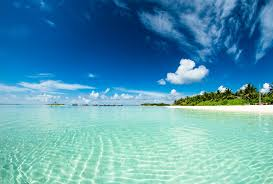
#> input picture way 2/1.jpg, 273 x 184 px
$ python swmo.py
#> lines starting #> are read from the running program, lines starting #| are printed output that depends on the picture
from PIL import Image
import numpy as np
import cv2


def imgData(image):
                                      #this function returns pixel value of image in form of array
#> called with image = '1.jpg'
    image = Image.open(image)
#> image is the input picture: PIL image 273x184 RGB; mean R, G, B 87.7, 155.4, 178
    image = np.array(image)
    dataSize = image.shape
#> dataSize = (184, 273, 3)
    data_1d = image.ravel()
    return dataSize, data_1d

def message(textFile):                      #this function is use to convert text message into ascii - binary

    f = open(textFile, 'r')
    mytext = f.read()
    length = str(bin(len(mytext)))
    length = length[2:].zfill(10)                  # $$$$ by changing the value of Zfill, user can input that number of character
                                                   # $$$$ for eg.  zfill(10) --> 2^10 = 1024 character
    binarytxt = str(bin(int.from_bytes(mytext.encode(), 'big')))    #8bit
    binarytxt = length + binarytxt[2:]
    binarytxt = [int(x) for x in list(binarytxt)]
    return binarytxt

def evenConvt(value):                            #function converts odd number into even in given range

    value = value + 1
    return max(0, min(254, value))

def oddConvt(value):                             #function converts even number into odd in given range

    value = value + 1
    return max(0, min(255, value))

def encode(imgData , messageData, shape):       #encode message in given image and return staganograpy img

    for i in range(len(messageData)):
        val = imgData[i] % 2
        if messageData[i] == 1:
            if val == 1: pass
            else: imgData[i] = oddConvt(imgData[i])
        else:
            if val == 0: pass
            else: imgData[i] = evenConvt(imgData[i])
    img_3d = imgData.reshape(shape)
    return img_3d

def decode(imgData):

    image = Image.open(imgData)
    image = np.array(image)
    data_1d = image.ravel()
    strData = ""
    length = ""
    for i in range(10):                                       # $$$$ value of range should be equal to vaue of zfill parameter
        val = data_1d[i] % 2
        length += str(val)
    length = '0b' + length
    length = int(length,2)
    length_1 = length * 8 + 9
    for i in range(10, length_1):                       #(number of chracter multiply by 8) minus 1    .... let consider (61 character)*8 minus 1 = 487
        val = data_1d[i] % 2
        strData += str(val)
    strData = '0b' + strData
    n = int(strData, 2)
    asciiData = n.to_bytes((n.bit_length() + 7) // 8, 'big').decode()
    print(asciiData)

if __name__ == '__main__':
    data_Length ,img_Data = imgData('1.jpg')
#> data_Length = (184, 273, 3)
    message_Data = message('message.txt')
#> (reads way 2/message.txt from the repository)
    img_age = encode(img_Data, message_Data, data_Length)
#> the loop in encode, `for i in range(len(messageData)):` made 105 passes
#> val on passes 1, 3, 4, 6, 8, 9, 10, 11, 13, 14, 15, 16: 0, 0, 0, 0, 1, 0, 0, 1, 0, 1, 0, 0
#> val on passes 2, 5, 7, 12, 17, 23: 1, 1, 0, 0, 1, 1
    img_age = cv2.cvtColor(img_age, cv2.COLOR_BGR2RGB)
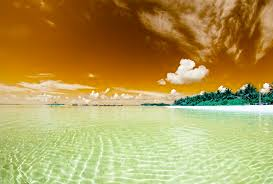
#> img_age: shape (184, 273, 3); mean R, G, B 178, 155.4, 87.7
    cv2.imwrite('result.png', img_age)
    # RUn below line to decode image
    # decode('result.png')
